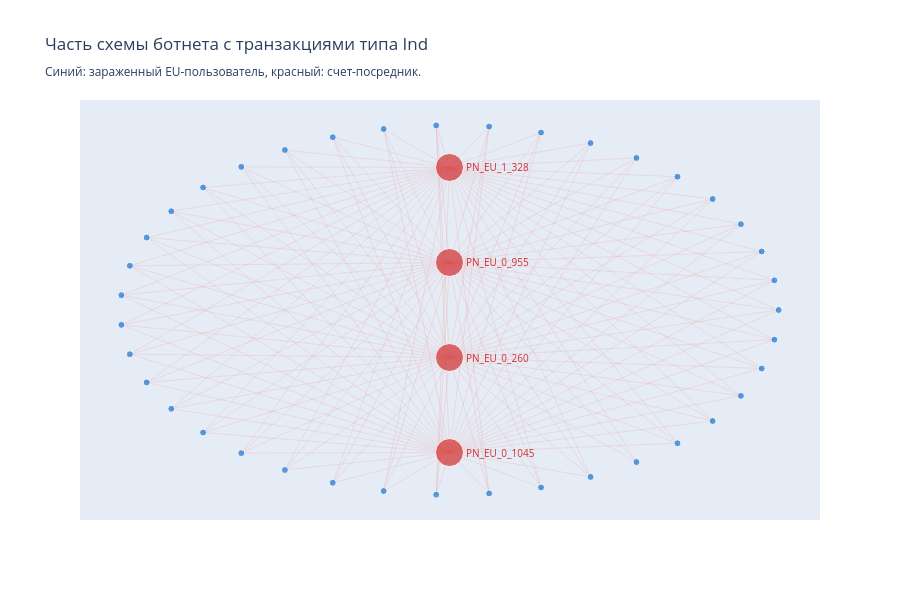

Write notebook code for a chart like this one.
### Code cell
pos_bot = {}
hub_list = sorted(hub_nodes_bot)
for i, n in enumerate(hub_list):
    pos_bot[n] = (0.0, (i - (len(hub_list) - 1) / 2) * 1.8)

angles = np.linspace(0, 2 * np.pi, len(infected_nodes), endpoint=False)
for i, n in enumerate(sorted(infected_nodes)):
    pos_bot[n] = (3.5 * np.cos(angles[i]), 3.5 * np.sin(angles[i]))

edge_x, edge_y = [], []
for u, v in G_bot.edges():
    x0, y0 = pos_bot[u]
    x1, y1 = pos_bot[v]
    edge_x += [x0, x1, None]
    edge_y += [y0, y1, None]

edge_trace_bot = go.Scatter(
    x=edge_x, y=edge_y, mode='lines',
    line=dict(width=0.5, color='rgba(239,154,154,0.5)'), hoverinfo='none'
)

node_trace_bot = go.Scatter(
    x=[pos_bot[n][0] for n in G_bot.nodes()],
    y=[pos_bot[n][1] for n in G_bot.nodes()],
    mode='markers',
    hoverinfo='text',
    text=[
        f"{n}<br>Входящих транзакций: {in_deg_bot_w.get(n, 0)}"
        if n in hub_nodes_bot
        else f"{n}<br>Исходящих транзакций: {G_bot.out_degree(n, weight='weight')}"
        for n in G_bot.nodes()
    ],
    marker=dict(
        size=[28 if n in hub_nodes_bot else 7 for n in G_bot.nodes()],
        color=['#D32F2F' if n in hub_nodes_bot else '#1976D2' for n in G_bot.nodes()],
        line=dict(width=1, color='white')
    )
)

fig = go.Figure(
    data=[edge_trace_bot, node_trace_bot],
    layout=go.Layout(
        title='Часть схемы ботнета с транзакциями типа Ind<br>'
              '<sub>Синий: зараженный EU-пользователь, красный: счет-посредник.',
        showlegend=False,
        xaxis=dict(showgrid=False, zeroline=False, showticklabels=False),
        yaxis=dict(showgrid=False, zeroline=False, showticklabels=False),
        width=900, height=600
    )
)

for node in hub_nodes_bot:
    x, y = pos_bot[node]
    fig.add_annotation(x=x + 0.15, y=y, text=node, showarrow=False,
                       font=dict(size=10, color='#D32F2F'), xanchor='left')

fig.show()

### Figure 1 — Plotly figure (JSON) as saved in the notebook; plotly's stock layout.template omitted (floating-point values rounded to 4 significant figures; data arrays with more than 128 entries replaced by an {"elided": "..."} marker saying what was removed)
{"data": [{"hoverinfo": "none", "line": {"color": "rgba(239,154,154,0.5)", "width": 0.5}, "mode": "lines", "type": "scatter", "x": {"elided": "465 float values"}, "y": {"elided": "465 float values"}}, {"hoverinfo": "text", "marker": {"color": ["#1976D2", "#D32F2F", "#1976D2", "#D32F2F", "#1976D2", "#D32F2F", "#1976D2", "#1976D2", "#1976D2", "#1976D2", "#1976D2", "#D32F2F", "#1976D2", "#1976D2", "#1976D2", "#1976D2", "#1976D2", "#1976D2", "#1976D2", "#1976D2", "#1976D2", "#1976D2", "#1976D2", "#1976D2", "#1976D2", "#1976D2", "#1976D2", "#1976D2", "#1976D2", "#1976D2", "#1976D2", "#1976D2", "#1976D2", "#1976D2", "#1976D2", "#1976D2", "#1976D2", "#1976D2", "#1976D2", "#1976D2", "#1976D2", "#1976D2", "#1976D2"], "line": {"color": "white", "width": 1}, "size": [7, 28, 7, 28, 7, 28, 7, 7, 7, 7, 7, 28, 7, 7, 7, 7, 7, 7, 7, 7, 7, 7, 7, 7, 7, 7, 7, 7, 7, 7, 7, 7, 7, 7, 7, 7, 7, 7, 7, 7, 7, 7, 7]}, "mode": "markers", "text": ["PN_EU_0_767<br>Исходящих транзакций: 21", "PN_EU_0_955<br>Входящих транзакций: 199", "PN_EU_0_1113<br>Исходящих транзакций: 19", "PN_EU_0_260<br>Входящих транзакций: 167", "PN_EU_1_508<br>Исходящих транзакций: 17", "PN_EU_1_328<br>Входящих транзакций: 183", "PN_EU_2_134<br>Исходящих транзакций: 18", "PN_EU_1_211<br>Исходящих транзакций: 18", "PN_EU_0_1209<br>Исходящих транзакций: 20", "PN_EU_1_99<br>Исходящих транзакций: 17", "PN_EU_1_437<br>Исходящих транзакций: 20", "PN_EU_0_1045<br>Входящих транзакций: 172", "PN_EU_1_495<br>Исходящих транзакций: 18", "PN_EU_0_476<br>Исходящих транзакций: 18", "PN_EU_0_668<br>Исходящих транзакций: 17", "PN_EU_0_19<br>Исходящих транзакций: 18", "PN_EU_1_352<br>Исходящих транзакций: 15", "PN_EU_0_1256<br>Исходящих транзакций: 18", "PN_EU_2_51<br>Исходящих транзакций: 19", "PN_EU_0_870<br>Исходящих транзакций: 18", "PN_EU_0_87<br>Исходящих транзакций: 18", "PN_EU_0_49<br>Исходящих транзакций: 21", "PN_EU_0_1032<br>Исходящих транзакций: 20", "PN_EU_0_789<br>Исходящих транзакций: 17", "PN_EU_0_1166<br>Исходящих транзакций: 19", "PN_EU_0_468<br>Исходящих транзакций: 16", "PN_EU_0_5<br>Исходящих транзакций: 37", "PN_EU_0_227<br>Исходящих транзакций: 16", "PN_EU_0_501<br>Исходящих транзакций: 19", "PN_EU_0_248<br>Исходящих транзакций: 21", "PN_EU_1_449<br>Исходящих транзакций: 17", "PN_EU_0_704<br>Исходящих транзакций: 17", "PN_EU_0_379<br>Исходящих транзакций: 15", "PN_EU_0_741<br>Исходящих транзакций: 21", "PN_EU_3_5<br>Исходящих транзакций: 16", "PN_EU_0_779<br>Исходящих транзакций: 19", "PN_EU_1_114<br>Исходящих транзакций: 19", "PN_EU_0_298<br>Исходящих транзакций: 18", "PN_EU_0_888<br>Исходящих транзакций: 16", "PN_EU_0_143<br>Исходящих транзакций: 15", "PN_EU_2_57<br>Исходящих транзакций: 18", "PN_EU_0_761<br>Исходящих транзакций: 17", "PN_EU_0_687<br>Исходящих транзакций: 18"], "type": "scatter", "x": [-3.398, 0, 3.455, 0, 1.988, 0, 2.798, -0.7001, 3.099, 2.425, 0.4219, 0, 1.5, -1.241, -2.958, 1.988, -0.1409, 2.798, 3.099, -2.214, -2.62, -1.75, 3.5, -2.958, 3.32, -0.7001, -2.214, 1.5, -2.62, 0.9738, 0.9738, -3.398, -0.1409, -3.489, 3.455, -3.22, -1.241, 0.4219, -1.75, 2.425, 3.32, -3.489, -3.22], "y": [-0.8376, 0.9, 0.5614, -0.9, -2.88, 2.7, -2.103, -3.429, 1.627, -2.524, -3.474, -2.7, -3.162, 3.273, 1.871, 2.88, -3.497, 2.103, -1.627, -2.711, -2.321, 3.031, 0, -1.871, 1.108, 3.429, 2.711, 3.162, 2.321, 3.362, -3.362, 0.8376, 3.497, 0.2816, -0.5614, -1.372, -3.273, 3.474, -3.031, 2.524, -1.108, -0.2816, 1.372]}], "layout": {"annotations": [{"font": {"color": "#D32F2F", "size": 10}, "showarrow": false, "text": "PN_EU_0_1045", "x": 0.15, "xanchor": "left", "y": -2.7}, {"font": {"color": "#D32F2F", "size": 10}, "showarrow": false, "text": "PN_EU_0_260", "x": 0.15, "xanchor": "left", "y": -0.9}, {"font": {"color": "#D32F2F", "size": 10}, "showarrow": false, "text": "PN_EU_1_328", "x": 0.15, "xanchor": "left", "y": 2.7}, {"font": {"color": "#D32F2F", "size": 10}, "showarrow": false, "text": "PN_EU_0_955", "x": 0.15, "xanchor": "left", "y": 0.9}], "height": 600, "showlegend": false, "title": {"text": "Часть схемы ботнета с транзакциями типа Ind<br><sub>Синий: зараженный EU-пользователь, красный: счет-посредник."}, "width": 900, "xaxis": {"showgrid": false, "showticklabels": false, "zeroline": false}, "yaxis": {"showgrid": false, "showticklabels": false, "zeroline": false}}}
